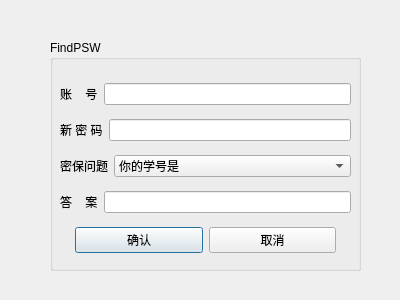
<?xml version="1.0" encoding="UTF-8"?>
<ui version="4.0">
 <class>findpsw</class>
 <widget class="QDialog" name="findpsw">
  <property name="geometry">
   <rect>
    <x>0</x>
    <y>0</y>
    <width>400</width>
    <height>300</height>
   </rect>
  </property>
  <property name="maximumSize">
   <size>
    <width>400</width>
    <height>300</height>
   </size>
  </property>
  <property name="windowTitle">
   <string>Dialog</string>
  </property>
  <widget class="QGroupBox" name="groupBox">
   <property name="geometry">
    <rect>
     <x>50</x>
     <y>40</y>
     <width>311</width>
     <height>231</height>
    </rect>
   </property>
   <property name="title">
    <string>FindPSW</string>
   </property>
   <widget class="QWidget" name="layoutWidget">
    <property name="geometry">
     <rect>
      <x>10</x>
      <y>35</y>
      <width>291</width>
      <height>191</height>
     </rect>
    </property>
    <layout class="QVBoxLayout" name="verticalLayout">
     <item>
      <layout class="QHBoxLayout" name="horizontalLayout">
       <item>
        <widget class="QLabel" name="label">
         <property name="text">
          <string>账    号</string>
         </property>
        </widget>
       </item>
       <item>
        <widget class="QLineEdit" name="lineEdit_accout"/>
       </item>
      </layout>
     </item>
     <item>
      <layout class="QHBoxLayout" name="horizontalLayout_2">
       <item>
        <widget class="QLabel" name="label_2">
         <property name="text">
          <string>新 密 码</string>
         </property>
        </widget>
       </item>
       <item>
        <widget class="QLineEdit" name="lineEdit_psw"/>
       </item>
      </layout>
     </item>
     <item>
      <layout class="QHBoxLayout" name="horizontalLayout_3" stretch="0,2">
       <item>
        <widget class="QLabel" name="label_3">
         <property name="text">
          <string>密保问题</string>
         </property>
        </widget>
       </item>
       <item>
        <widget class="QComboBox" name="comboBox">
         <item>
          <property name="text">
           <string>你的学号是</string>
          </property>
         </item>
         <item>
          <property name="text">
           <string>你的计网老师是</string>
          </property>
         </item>
        </widget>
       </item>
      </layout>
     </item>
     <item>
      <layout class="QHBoxLayout" name="horizontalLayout_4">
       <item>
        <widget class="QLabel" name="label_4">
         <property name="text">
          <string>答    案</string>
         </property>
        </widget>
       </item>
       <item>
        <widget class="QLineEdit" name="lineEdit_ans"/>
       </item>
      </layout>
     </item>
     <item>
      <layout class="QHBoxLayout" name="horizontalLayout_5" stretch="1,1">
       <property name="leftMargin">
        <number>15</number>
       </property>
       <property name="rightMargin">
        <number>15</number>
       </property>
       <item>
        <widget class="QPushButton" name="pushButton">
         <property name="text">
          <string>确认</string>
         </property>
        </widget>
       </item>
       <item>
        <widget class="QPushButton" name="pushButton_2">
         <property name="text">
          <string>取消</string>
         </property>
        </widget>
       </item>
      </layout>
     </item>
    </layout>
   </widget>
  </widget>
 </widget>
 <resources/>
 <connections/>
</ui>
